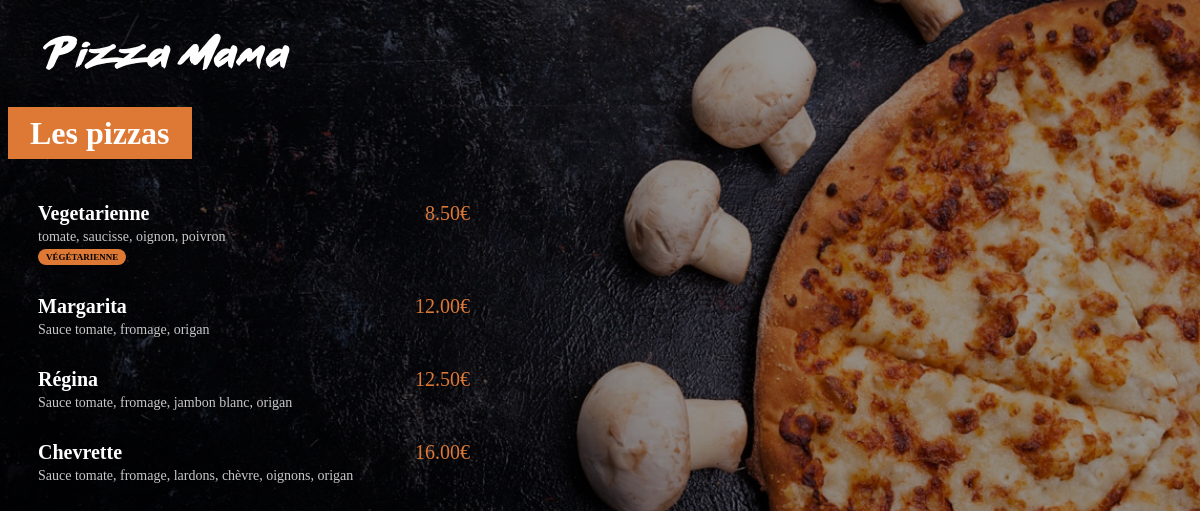
The app's page /menu/ with its own data.
### menu/models.py (models this page shows, shortened)
class Pizza(models.Model):
    nom = models.CharField(max_length=200)
    ingredients=models.CharField(max_length=400)
    prix=models.FloatField(default=0)
    vegetarienne=models.BooleanField(default=False)

### menu/views.py (the view)
# urls.py: path('',views.index,name="index"),
def index(request):
    pizzas=Pizza.objects.all().order_by('prix')
    return render(request,'menu/index.html',{'pizzas':pizzas})
    """
    pizzas_names_and_prices=[pizza.nom + " : " +str(pizza.prix) + "£" for pizza in pizzas]
    pizzas_names_and_prices_str=", ".join(pizzas_names_and_prices)
    return HttpResponse("Les pizzas : " + pizzas_names_and_prices_str)"""

### menu/templates/menu/index.html (shortened to what this page needs)
{% load static %}
<html lang="en">
<head>
    <link rel="stylesheet" href="{% static 'menu/style.css' %}">
</head>
<body>
    <a href="{% url 'main:index' %}"><img id="small_logo" src="{% static 'menu/images/small_logo.png' %}"></a>
    <div class="menu_title">
        <h1>Les pizzas</h1>
    </div>
    <div class="menu_list">
        {% for pizza in pizzas %}
        <div class="menu_list_item">
            <span class="menu_list_title">{{pizza.nom}}</span>
            <span class="menu_list_prix">{{pizza.prix | floatformat:2}}€</span>
            <span class="menu_list_ingredients">{{pizza.ingredients}}</span>
            {% if pizza.vegetarienne %}
                <span class="menu_list_badge">VÉGÉTARIENNE</span>
            {% endif %}
        </div>
        {% endfor%}
    </div>
</body>
</html>

### menu/static/menu/style.css (style rules this page uses)
body { background: linear-gradient(0deg, rgba(0, 0, 0, 0.4), rgba(0, 0, 0, 0.4)), url("images/menu_background.jpg") no-repeat center center fixed; -webkit-background-size: cover; -moz-background-size: cover; -o-background-size: cover; background-size: cover; color: white; }
#small_logo { margin-top: 25px; margin-left: 35px; }
h1 { color: w; background-color: #DD7835; display: inline; padding: 8px 22px; }
.menu_title { margin-top: 45px; margin-bottom: 50px; }
.menu_list { margin-left: 30px; }
.menu_list_item { margin: 30px 0px; }
.menu_list_title { font-weight: bold; font-size: 20px; display: inline-block; width: 350px; }
.menu_list_prix { font-size: 20px; color: #DD7835; display: inline-block; width: 70px; margin-left: 8px; text-align: right; }
.menu_list_ingredients { font-size: 14px; color: #C8C8C8; margin-top: 4px; display: block; width: 320px; }
.menu_list_badge { background-color: #DD7835; color : black; font-size: 9px; padding: 3px 8px; margin-top: 4px; display: inline-block; border-radius: 8px; font-weight: bold; }

### records on screen
Pizza: nom "Vegetarienne", prix "8.50", ingredients "tomate, saucisse, oignon, poivron", vegetarienne "VÉGÉTARIENNE"
Pizza: nom "Margarita", prix "12.00", ingredients "Sauce tomate, fromage, origan"
Pizza: nom "Régina", prix "12.50", ingredients "Sauce tomate, fromage, jambon blanc, origan"
Pizza: nom "Chevrette", prix "16.00", ingredients "Sauce tomate, fromage, lardons, chèvre, oignons, origan"
